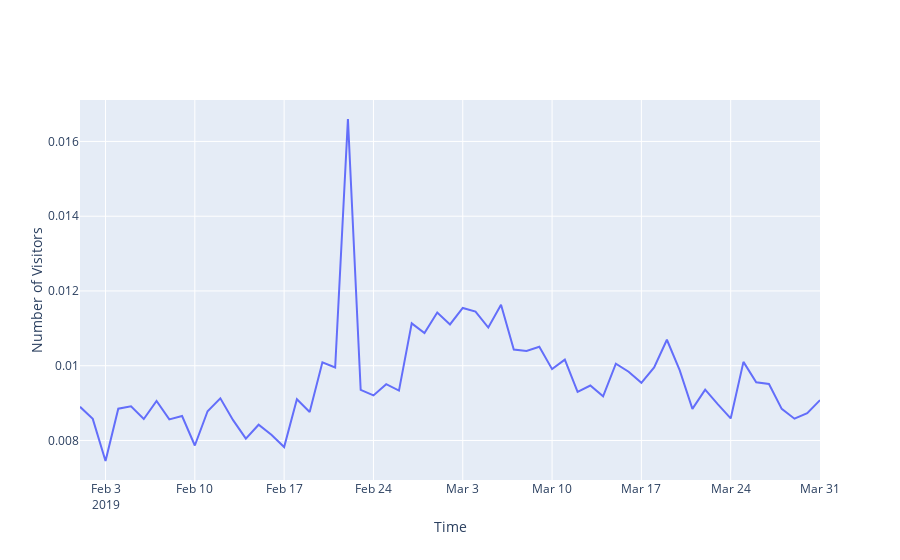

This figure's notebook cell:
### Code cell
# rate
l1 = go.Scatter(x=df_all.date, y=df_all.rate)
d = [l1]
plotly.offline.iplot({'data':d,
                      'layout':{
                          'xaxis':{'title':'Time'},
                          'yaxis':{'title':'Number of Visitors'}
                      }})
